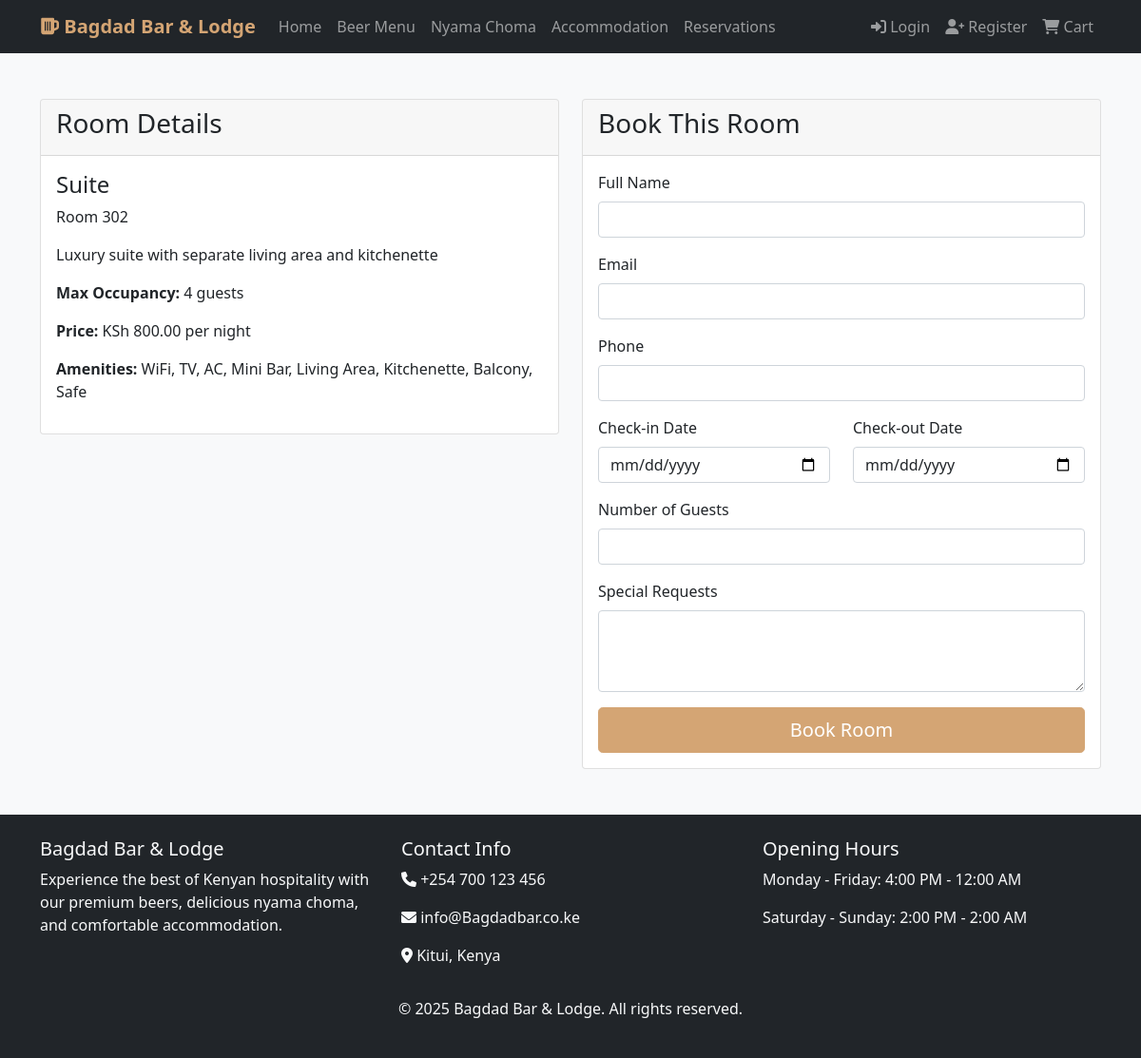
/accommodation/book/7/, run on the app's committed database.
### accommodation/models.py (models this page shows, shortened)
class Room(models.Model):
    room_number = models.CharField(max_length=10, unique=True)
    room_type = models.ForeignKey(RoomType, on_delete=models.CASCADE)
    is_available = models.BooleanField(default=True)
    amenities = models.TextField(help_text="List amenities separated by commas")
    image = models.ImageField(upload_to='rooms/', blank=True)

class RoomType(models.Model):
    name = models.CharField(max_length=100)
    description = models.TextField()
    base_price = models.DecimalField(max_digits=8, decimal_places=2)
    max_occupancy = models.IntegerField()

### accommodation/views.py (the view)
# urls.py: path('book/<int:room_id>/', views.book_room, name='book_room'),
def book_room(request, room_id):
    room = get_object_or_404(Room, id=room_id)
    if request.method == 'POST':
        form = BookingForm(request.POST)
        if form.is_valid():
            booking = form.save(commit=False)
            booking.room = room
            booking.save()
            room.is_available = False
            room.save()
            messages.success(request, 'Room booked successfully!')
            return redirect('accommodation:booking_confirmation', booking_id=booking.id)
    else:
        form = BookingForm()
    context = {
        'form': form,
        'room': room,
    }
    return render(request, 'accommodation/book_room.html', context)

### accommodation/forms.py
class BookingForm(forms.ModelForm):
    class Meta:
        model = Booking
        fields = ['guest_name', 'guest_email', 'guest_phone',
                 'check_in_date', 'check_out_date', 'guests_count', 'special_requests']
        widgets = {
            'check_in_date': forms.DateInput(attrs={'type': 'date', 'class': 'form-control'}),
            'check_out_date': forms.DateInput(attrs={'type': 'date', 'class': 'form-control'}),
            'special_requests': forms.Textarea(attrs={'rows': 3, 'class': 'form-control'}),
            'guest_name': forms.TextInput(attrs={'class': 'form-control'}),
            'guest_email': forms.EmailInput(attrs={'class': 'form-control'}),
            'guest_phone': forms.TextInput(attrs={'class': 'form-control'}),
            'guests_count': forms.NumberInput(attrs={'class': 'form-control'}),
        }

### templates/accommodation/book_room.html (shortened to what this page needs)
{% extends 'base.html' %}
{% block content %}
<div class="container my-5">
    <div class="row">
        <div class="col-md-6">
            <div class="card">
                <div class="card-header">
                    <h3>Room Details</h3>
                </div>
                <div class="card-body">
                    <h4>{{ room.room_type.name }}</h4>
                    <p>Room {{ room.room_number }}</p>
                    <p>{{ room.room_type.description }}</p>
                    <p><strong>Max Occupancy:</strong> {{ room.room_type.max_occupancy }} guests</p>
                    <p><strong>Price:</strong> KSh {{ room.room_type.base_price }} per night</p>
                    <p><strong>Amenities:</strong> {{ room.amenities }}</p>
                </div>
            </div>
        </div>
        <div class="col-md-6">
            <div class="card">
                <div class="card-header">
                    <h3>Book This Room</h3>
                </div>
                <div class="card-body">
                    <form method="post">
                        <div class="mb-3">
                            <label for="{{ form.guest_name.id_for_label }}" class="form-label">Full Name</label>
                            {{ form.guest_name }}
                        </div>
                        <div class="mb-3">
                            <label for="{{ form.guest_email.id_for_label }}" class="form-label">Email</label>
                            {{ form.guest_email }}
                        </div>
                        <div class="mb-3">
                            <label for="{{ form.guest_phone.id_for_label }}" class="form-label">Phone</label>
                            {{ form.guest_phone }}
                        </div>
                        <div class="row">
                            <div class="col-md-6 mb-3">
                                <label for="{{ form.check_in_date.id_for_label }}" class="form-label">Check-in Date</label>
                                {{ form.check_in_date }}
                            </div>
                            <div class="col-md-6 mb-3">
                                <label for="{{ form.check_out_date.id_for_label }}" class="form-label">Check-out Date</label>
                                {{ form.check_out_date }}
                            </div>
                        </div>
                        <div class="mb-3">
                            <label for="{{ form.guests_count.id_for_label }}" class="form-label">Number of Guests</label>
                            {{ form.guests_count }}
                        </div>
                        <div class="mb-3">
                            <label for="{{ form.special_requests.id_for_label }}" class="form-label">Special Requests</label>
                            {{ form.special_requests }}
                        </div>
                        <button type="submit" class="btn btn-primary btn-lg w-100">Book Room</button>
                    </form>
                </div>
            </div>
        </div>
    </div>
</div>
{% endblock %}

### templates/base.html (style rules this page uses)
.btn-primary { background-color: #d4a574; border-color: #d4a574; }
body { background-color: #f8f9fa; }

### data on the page
Room: room_type.name "Suite", room_number "302", room_type.description "Luxury suite with separate living area and kitchenette", room_type.max_occupancy "4", room_type.base_price "800.00", amenities "WiFi, TV, AC, Mini Bar, Living Area, Kitchenette, Balcony, Safe"
